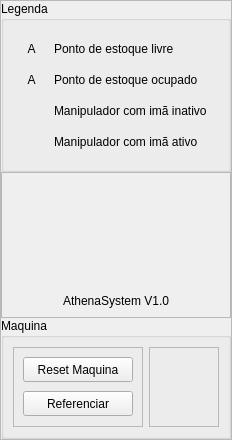
                     <widget class="QFrame" name="frameSubtitlePoints">
                      <property name="sizePolicy">
                       <sizepolicy hsizetype="Minimum" vsizetype="Minimum">
                        <horstretch>0</horstretch>
                        <verstretch>0</verstretch>
                       </sizepolicy>
                      </property>
                      <property name="minimumSize">
                       <size>
                        <width>0</width>
                        <height>0</height>
                       </size>
                      </property>
                      <property name="maximumSize">
                       <size>
                        <width>250</width>
                        <height>16777215</height>
                       </size>
                      </property>
                      <property name="frameShape">
                       <enum>QFrame::StyledPanel</enum>
                      </property>
                      <property name="frameShadow">
                       <enum>QFrame::Raised</enum>
                      </property>
                      <layout class="QVBoxLayout" name="verticalLayout_7">
                       <property name="spacing">
                        <number>0</number>
                       </property>
                       <property name="leftMargin">
                        <number>0</number>
                       </property>
                       <property name="topMargin">
                        <number>0</number>
                       </property>
                       <property name="rightMargin">
                        <number>0</number>
                       </property>
                       <property name="bottomMargin">
                        <number>0</number>
                       </property>
                       <item>
                        <widget class="QGroupBox" name="groupBoxSubtitle">
                         <property name="minimumSize">
                          <size>
                           <width>0</width>
                           <height>0</height>
                          </size>
                         </property>
                         <property name="maximumSize">
                          <size>
                           <width>16777215</width>
                           <height>250</height>
                          </size>
                         </property>
                         <property name="title">
                          <string>Legenda</string>
                         </property>
                         <layout class="QGridLayout" name="gridLayout_2">
                          <property name="leftMargin">
                           <number>15</number>
                          </property>
                          <property name="topMargin">
                           <number>15</number>
                          </property>
                          <property name="bottomMargin">
                           <number>15</number>
                          </property>
                          <property name="horizontalSpacing">
                           <number>10</number>
                          </property>
                          <property name="verticalSpacing">
                           <number>6</number>
                          </property>
                          <item row="0" column="1">
                           <widget class="QLabel" name="labelTextPointASubtitleBusy">
                            <property name="text">
                             <string>Ponto de estoque livre</string>
                            </property>
                           </widget>
                          </item>
                          <item row="0" column="0">
                           <widget class="QLabel" name="labelIconPointASubtitleEmpty">
                            <property name="minimumSize">
                             <size>
                              <width>25</width>
                              <height>25</height>
                             </size>
                            </property>
                            <property name="maximumSize">
                             <size>
                              <width>25</width>
                              <height>25</height>
                             </size>
                            </property>
                            <property name="styleSheet">
                             <string notr="true"/>
                            </property>
                            <property name="text">
                             <string>A</string>
                            </property>
                            <property name="scaledContents">
                             <bool>false</bool>
                            </property>
                            <property name="alignment">
                             <set>Qt::AlignCenter</set>
                            </property>
                           </widget>
                          </item>
                          <item row="2" column="1">
                           <widget class="QLabel" name="labelTextPointManipulatorSubtitle">
                            <property name="text">
                             <string>Manipulador com imã inativo</string>
                            </property>
                           </widget>
                          </item>
                          <item row="2" column="0">
                           <widget class="QLabel" name="labelIconPointManipulatorSubtitle">
                            <property name="minimumSize">
                             <size>
                              <width>25</width>
                              <height>25</height>
                             </size>
                            </property>
                            <property name="maximumSize">
                             <size>
                              <width>25</width>
                              <height>25</height>
                             </size>
                            </property>
                            <property name="styleSheet">
                             <string notr="true"/>
                            </property>
                            <property name="text">
                             <string/>
                            </property>
                            <property name="pixmap">
                             <pixmap resource="rsc.qrc">:/imagens/icons/manipulador.png</pixmap>
                            </property>
                            <property name="scaledContents">
                             <bool>true</bool>
                            </property>
                            <property name="alignment">
                             <set>Qt::AlignCenter</set>
                            </property>
                           </widget>
                          </item>
                          <item row="3" column="0">
                           <widget class="QLabel" name="labelTextPointManipulatorActiveSubtitle">
                            <property name="minimumSize">
                             <size>
                              <width>25</width>
                              <height>25</height>
                             </size>
                            </property>
                            <property name="maximumSize">
                             <size>
                              <width>25</width>
                              <height>25</height>
                             </size>
                            </property>
                            <property name="styleSheet">
                             <string notr="true"/>
                            </property>
                            <property name="text">
                             <string/>
                            </property>
                            <property name="pixmap">
                             <pixmap resource="rsc.qrc">:/imagens/icons/manipulador-selected.png</pixmap>
                            </property>
                            <property name="scaledContents">
                             <bool>true</bool>
                            </property>
                            <property name="alignment">
                             <set>Qt::AlignCenter</set>
                            </property>
                           </widget>
                          </item>
                          <item row="1" column="1">
                           <widget class="QLabel" name="labelTextPointASubtitleEmpty">
                            <property name="text">
                             <string>Ponto de estoque ocupado</string>
                            </property>
                           </widget>
                          </item>
                          <item row="3" column="1">
                           <widget class="QLabel" name="labelIconPointManipulatorActiveSubtitle">
                            <property name="text">
                             <string>Manipulador com imã ativo</string>
                            </property>
                           </widget>
                          </item>
                          <item row="1" column="0">
                           <widget class="QLabel" name="labelIconPointASubtitleBusy">
                            <property name="minimumSize">
                             <size>
                              <width>25</width>
                              <height>25</height>
                             </size>
                            </property>
                            <property name="maximumSize">
                             <size>
                              <width>25</width>
                              <height>25</height>
                             </size>
                            </property>
                            <property name="styleSheet">
                             <string notr="true"/>
                            </property>
                            <property name="text">
                             <string>A</string>
                            </property>
                            <property name="scaledContents">
                             <bool>false</bool>
                            </property>
                            <property name="alignment">
                             <set>Qt::AlignCenter</set>
                            </property>
                           </widget>
                          </item>
                         </layout>
                        </widget>
                       </item>
                       <item>
                        <widget class="QFrame" name="frameLogoInSubtitle">
                         <property name="sizePolicy">
                          <sizepolicy hsizetype="Expanding" vsizetype="Expanding">
                           <horstretch>0</horstretch>
                           <verstretch>0</verstretch>
                          </sizepolicy>
                         </property>
                         <property name="maximumSize">
                          <size>
                           <width>16777215</width>
                           <height>16777215</height>
                          </size>
                         </property>
                         <property name="frameShape">
                          <enum>QFrame::StyledPanel</enum>
                         </property>
                         <property name="frameShadow">
                          <enum>QFrame::Raised</enum>
                         </property>
                         <layout class="QVBoxLayout" name="verticalLayout_11">
                          <item>
                           <widget class="QFrame" name="frame_8">
                            <property name="frameShape">
                             <enum>QFrame::StyledPanel</enum>
                            </property>
                            <property name="frameShadow">
                             <enum>QFrame::Raised</enum>
                            </property>
                           </widget>
                          </item>
                          <item alignment="Qt::AlignHCenter|Qt::AlignVCenter">
                           <widget class="QLabel" name="labelLogoInSubtitle">
                            <property name="minimumSize">
                             <size>
                              <width>100</width>
                              <height>100</height>
                             </size>
                            </property>
                            <property name="maximumSize">
                             <size>
                              <width>100</width>
                              <height>100</height>
                             </size>
                            </property>
                            <property name="text">
                             <string/>
                            </property>
                            <property name="pixmap">
                             <pixmap resource="rsc.qrc">:/imagens/logo.png</pixmap>
                            </property>
                            <property name="scaledContents">
                             <bool>true</bool>
                            </property>
                           </widget>
                          </item>
                          <item alignment="Qt::AlignHCenter|Qt::AlignVCenter">
                           <widget class="QLabel" name="labelAthenaInSubtitle">
                            <property name="sizePolicy">
                             <sizepolicy hsizetype="Preferred" vsizetype="Preferred">
                              <horstretch>0</horstretch>
                              <verstretch>0</verstretch>
                             </sizepolicy>
                            </property>
                            <property name="maximumSize">
                             <size>
                              <width>16777215</width>
                              <height>16777215</height>
                             </size>
                            </property>
                            <property name="styleSheet">
                             <string notr="true">font: 75 24pt &quot;Perpetua&quot;;</string>
                            </property>
                            <property name="text">
                             <string>AthenaSystem V1.0</string>
                            </property>
                           </widget>
                          </item>
                         </layout>
                        </widget>
                       </item>
                       <item>
                        <widget class="QGroupBox" name="groupBox">
                         <property name="title">
                          <string>Maquina</string>
                         </property>
                         <layout class="QHBoxLayout" name="horizontalLayout_23">
                          <item>
                           <widget class="QFrame" name="frame_7">
                            <property name="frameShape">
                             <enum>QFrame::StyledPanel</enum>
                            </property>
                            <property name="frameShadow">
                             <enum>QFrame::Raised</enum>
                            </property>
                            <layout class="QVBoxLayout" name="verticalLayout_19">
                             <property name="spacing">
                              <number>9</number>
                             </property>
                             <item>
                              <widget class="QPushButton" name="buttonResetMachine">
                               <property name="minimumSize">
                                <size>
                                 <width>110</width>
                                 <height>25</height>
                                </size>
                               </property>
                               <property name="maximumSize">
                                <size>
                                 <width>110</width>
                                 <height>25</height>
                                </size>
                               </property>
                               <property name="text">
                                <string>Reset Maquina</string>
                               </property>
                              </widget>
                             </item>
                             <item>
                              <widget class="QPushButton" name="buttonHomePosition">
                               <property name="minimumSize">
                                <size>
                                 <width>110</width>
                                 <height>25</height>
                                </size>
                               </property>
                               <property name="maximumSize">
                                <size>
                                 <width>110</width>
                                 <height>25</height>
                                </size>
                               </property>
                               <property name="text">
                                <string>Referenciar</string>
                               </property>
                              </widget>
                             </item>
                            </layout>
                           </widget>
                          </item>
                          <item>
                           <widget class="QFrame" name="frame_2">
                            <property name="maximumSize">
                             <size>
                              <width>16777215</width>
                              <height>80</height>
                             </size>
                            </property>
                            <property name="frameShape">
                             <enum>QFrame::StyledPanel</enum>
                            </property>
                            <property name="frameShadow">
                             <enum>QFrame::Raised</enum>
                            </property>
                            <layout class="QVBoxLayout" name="verticalLayout_21">
                             <item alignment="Qt::AlignHCenter|Qt::AlignVCenter">
                              <widget class="QLabel" name="labelMachineUndefined">
                               <property name="minimumSize">
                                <size>
                                 <width>50</width>
                                 <height>50</height>
                                </size>
                               </property>
                               <property name="maximumSize">
                                <size>
                                 <width>50</width>
                                 <height>50</height>
                                </size>
                               </property>
                               <property name="text">
                                <string/>
                               </property>
                               <property name="pixmap">
                                <pixmap resource="rsc.qrc">:/imagens/icons/light-bulb-ok.png</pixmap>
                               </property>
                               <property name="scaledContents">
                                <bool>true</bool>
                               </property>
                              </widget>
                             </item>
                             <item alignment="Qt::AlignHCenter|Qt::AlignVCenter">
                              <widget class="QLabel" name="labelMachineRun">
                               <property name="minimumSize">
                                <size>
                                 <width>50</width>
                                 <height>50</height>
                                </size>
                               </property>
                               <property name="maximumSize">
                                <size>
                                 <width>50</width>
                                 <height>50</height>
                                </size>
                               </property>
                               <property name="text">
                                <string/>
                               </property>
                               <property name="pixmap">
                                <pixmap resource="rsc.qrc">:/imagens/icons/light-bulb-ok.png</pixmap>
                               </property>
                               <property name="scaledContents">
                                <bool>true</bool>
                               </property>
                              </widget>
                             </item>
                             <item alignment="Qt::AlignHCenter|Qt::AlignVCenter">
                              <widget class="QLabel" name="labelMachineReady">
                               <property name="minimumSize">
                                <size>
                                 <width>50</width>
                                 <height>50</height>
                                </size>
                               </property>
                               <property name="maximumSize">
                                <size>
                                 <width>50</width>
                                 <height>50</height>
                                </size>
                               </property>
                               <property name="text">
                                <string/>
                               </property>
                               <property name="pixmap">
                                <pixmap resource="rsc.qrc">:/imagens/icons/light-bulb-ready.png</pixmap>
                               </property>
                               <property name="scaledContents">
                                <bool>true</bool>
                               </property>
                              </widget>
                             </item>
                             <item alignment="Qt::AlignHCenter|Qt::AlignVCenter">
                              <widget class="QLabel" name="labelMachineAlarm">
                               <property name="minimumSize">
                                <size>
                                 <width>50</width>
                                 <height>50</height>
                                </size>
                               </property>
                               <property name="maximumSize">
                                <size>
                                 <width>50</width>
                                 <height>50</height>
                                </size>
                               </property>
                               <property name="text">
                                <string/>
                               </property>
                               <property name="pixmap">
                                <pixmap resource="rsc.qrc">:/imagens/icons/light-bulb-alarm.png</pixmap>
                               </property>
                               <property name="scaledContents">
                                <bool>true</bool>
                               </property>
                              </widget>
                             </item>
                            </layout>
                           </widget>
                          </item>
                         </layout>
                        </widget>
                       </item>
                      </layout>
                     </widget>
